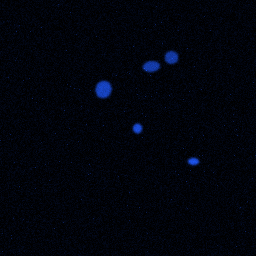
#> input picture data/nuclei_dataset/val/images/val_000.png, 256 x 256 px; its folder holds only this picture in this run
$ python 03_classical_features.py
#> lines starting #> are read from the running program, lines starting #| are printed output that depends on the picture; after the words box and inside, x2 and y2 are one past the last pixel; in counts of white or black regions, pixels touching at a corner belong together
### src/nuclei_pipeline/config.py
from pathlib import Path

ROOT = Path(__file__).resolve().parents[2]
DATA_DIR = ROOT / "data" / "nuclei_dataset"
OUTPUT_DIR = ROOT / "outputs"
FIGURE_DIR = OUTPUT_DIR / "figures"
JSON_DIR = OUTPUT_DIR / "json"
METRIC_DIR = OUTPUT_DIR / "metrics"
FEATURE_DIR = OUTPUT_DIR / "features"
MODEL_DIR = OUTPUT_DIR / "models"
IMAGE_SIZE = (256, 256)
SEED = 42

for p in [OUTPUT_DIR, FIGURE_DIR, JSON_DIR, METRIC_DIR, FEATURE_DIR, MODEL_DIR]:
    p.mkdir(parents=True, exist_ok=True)

### src/nuclei_pipeline/data.py
from pathlib import Path
import random
import numpy as np
from PIL import Image
import torch
from torch.utils.data import Dataset
from .config import IMAGE_SIZE


# [4 lines left out: function seed_everything, not called in this run]


def load_grayscale(path: Path, size=IMAGE_SIZE) -> np.ndarray:
#> called with size = (256, 256)
    img = Image.open(path).convert("L").resize(size, Image.Resampling.BILINEAR)
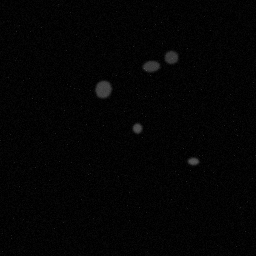
#> img: PIL image 256x256 L; min 0, max 87, mean 3.9
    return np.asarray(img, dtype=np.float32) / 255.0


def load_mask(path: Path, size=IMAGE_SIZE) -> np.ndarray:
    mask = Image.open(path).convert("L").resize(size, Image.Resampling.NEAREST)
    return (np.asarray(mask) > 127).astype(np.float32)


def image_paths(data_dir: Path, split: str):
    return sorted((data_dir / split / "images").glob("*.png"))


class NucleiDataset(Dataset):
    # [5 lines left out: function __init__, not called in this run]

    def __len__(self):
        return len(self.images)

    # [10 lines left out: function __getitem__, not called in this run]

### src/nuclei_pipeline/classical.py
import numpy as np
import pandas as pd
from skimage.filters import threshold_otsu
from skimage.morphology import remove_small_objects, remove_small_holes, opening, disk
from skimage.measure import label, regionprops_table


def otsu_segment(image: np.ndarray) -> np.ndarray:
    threshold = threshold_otsu(image)
#> threshold = 0.11
    mask = image > threshold
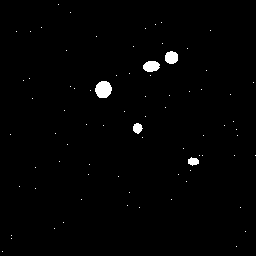
#> mask: shape (256, 256) bool; 1.1% white; 78 white regions (73 under 20 px), largest, box (x1, y1, x2, y2) and area: (95, 81, 112, 98) 227, (143, 61, 160, 72) 148, (165, 51, 178, 64) 138, (133, 123, 143, 134) 78, (188, 157, 199, 166) 70
    mask = opening(mask, disk(1))
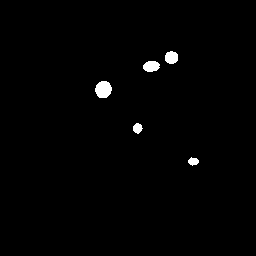
#> mask: shape (256, 256) bool; 1% white; 5 white regions, box (x1, y1, x2, y2) and area: (95, 81, 112, 98) 227, (143, 61, 160, 72) 148, (165, 51, 178, 64) 138, (133, 123, 143, 134) 77, (188, 157, 199, 166) 67
#> (the run stopped early here; a loop or call above may not have finished)

$ run again, on data/nuclei_dataset/val/images/val_001.png
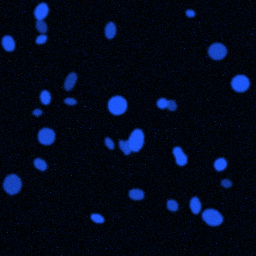
#> input picture data/nuclei_dataset/val/images/val_001.png, 256 x 256 px
#> in load_grayscale, `img = Image.open(path).convert("L").resize(size, Image.Resampling.BILI..`:
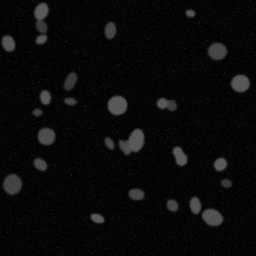
#> img: PIL image 256x256 L; min 0, max 90, mean 9.6
#> threshold = 0.145
#> in otsu_segment, `mask = image > threshold`:
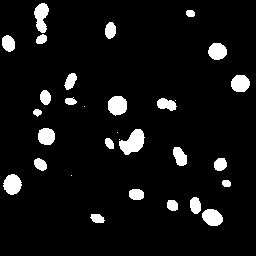
#> mask: shape (256, 256) bool; 6.8% white; 31 white regions (5 under 20 px), largest, box (x1, y1, x2, y2) and area: (119, 129, 145, 155) 412, (108, 96, 127, 116) 304, (34, 3, 49, 33) 297
